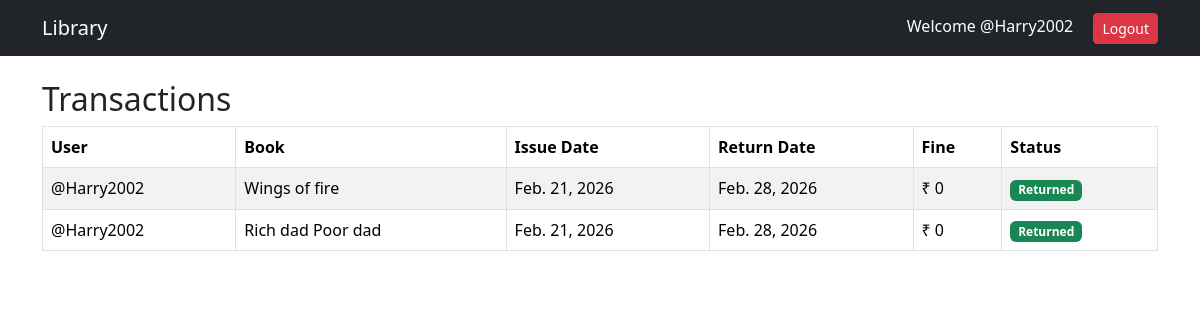
Before: /transactions/ (signed in) with the older database file.
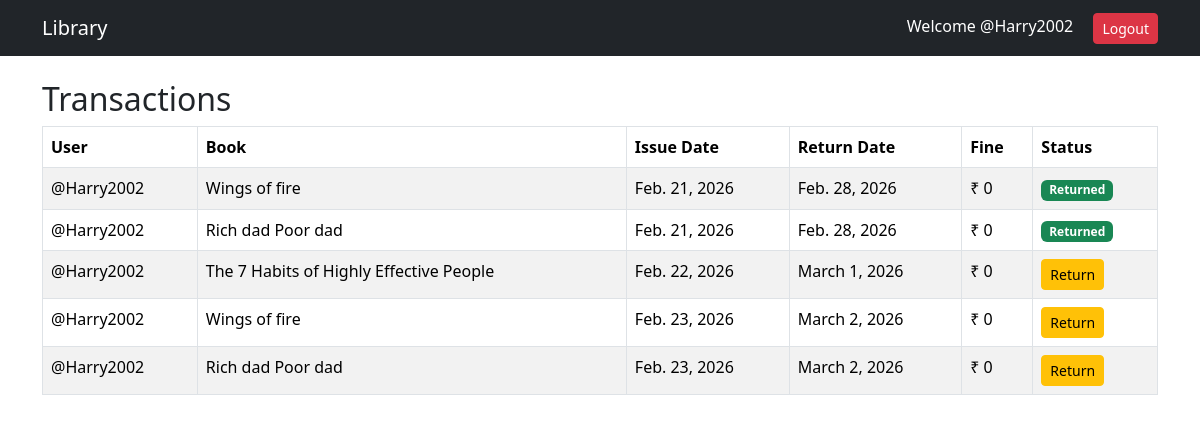
After: the same page with the newer database file.
### library_app/models.py (models this page shows, shortened)
class Transaction(models.Model):
    user = models.ForeignKey(User, on_delete=models.CASCADE)
    book = models.ForeignKey(Book, on_delete=models.CASCADE)
    issue_date = models.DateField(default=timezone.now)
    due_date = models.DateField(blank=True, null=True)
    return_date = models.DateField(blank=True, null=True)
    returned = models.BooleanField(default=False)
    fine = models.FloatField(default=0)
    user = models.ForeignKey(User, on_delete=models.CASCADE)
    book = models.ForeignKey(Book, on_delete=models.CASCADE)
    issue_date = models.DateField(default=timezone.now)
    return_date = models.DateField(blank=True, null=True)
    returned = models.BooleanField(default=False)
    fine = models.FloatField(default=0)
    def fine(self):
        if not self.returned and timezone.now().date() > self.return_date:
            late_days = (timezone.now().date() - self.return_date).days
            return late_days * 10
        return 0

class Book(models.Model):
    name = models.CharField(max_length=200)
    author = models.CharField(max_length=200)
    serial_no = models.CharField(max_length=100, unique=True)
    available = models.BooleanField(default=True)

### library_app/views.py (the view)
# urls.py: path('transactions/', views.transactions, name='transactions'),
@login_required
def transactions(request):
    if request.user.is_superuser:
        data = Transaction.objects.all()
    else:
        data = Transaction.objects.filter(user=request.user)
    return render(request, "transactions.html", {"data": data})

### library_app/templates/transactions.html
{% extends 'base.html' %}
{% block content %}
<h2>Transactions</h2>
<table class="table table-bordered table-striped">
<thead>
<tr>
<th>User</th>
<th>Book</th>
<th>Issue Date</th>
<th>Return Date</th>
<th>Fine</th>
<th>Status</th>
</tr>
</thead>
<tbody>
{% for t in data %}
<tr>
<td>{{ t.user.username }}</td>
<td>{{ t.book.name }}</td>
<td>{{ t.issue_date }}</td>
<td>{{ t.return_date }}</td>
<td>₹ {{ t.fine }}</td>
<td>
{% if not t.returned %}
    <a href="{% url 'return_book' t.id %}" class="btn btn-sm btn-warning">Return</a>
{% else %}
    <span class="badge bg-success">Returned</span>
{% endif %}
</td>
</tr>
{% endfor %}
</tbody>
</table>
{% endblock %}

### library_app/templates/base.html (shortened to what this page needs)
<!DOCTYPE html>
<html>
<head>
    <link href="https://cdn.jsdelivr.net/npm/bootstrap@5.3.2/dist/css/bootstrap.min.css" rel="stylesheet">
</head>
<body>
<nav class="navbar navbar-expand-lg navbar-dark bg-dark">
    <div class="container">
        <a class="navbar-brand" href="{% url 'home' %}">Library</a>
        <div>
            {% if user.is_authenticated %}
                <span class="text-white me-3">Welcome {{ user.username }}</span>
              <form method="POST" action="{% url 'logout' %}" style="display:inline;">
    <button type="submit" class="btn btn-danger btn-sm">Logout</button>
</form>
            {% endif %}
        </div>
    </div>
</nav>
<div class="container mt-4">
    {% block content %}
    {% endblock %}
</div>
</body>
</html>

Changed rows visible on the page:
added Transaction: user.username "@Harry2002", book.name "The 7 Habits of Highly Effective People", issue_date "Feb. 22, 2026", return_date "March 1, 2026", fine "0", shows "Return"
added Transaction: user.username "@Harry2002", book.name "Wings of fire", issue_date "Feb. 23, 2026", return_date "March 2, 2026", fine "0", shows "Return"
added Transaction: user.username "@Harry2002", book.name "Rich dad Poor dad", issue_date "Feb. 23, 2026", return_date "March 2, 2026", fine "0", shows "Return"
